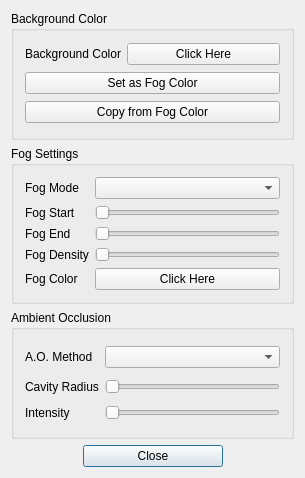
<?xml version="1.0" encoding="UTF-8"?>
<ui version="4.0">
 <class>dlg_lighting</class>
 <widget class="QDialog" name="dlg_lighting">
  <property name="geometry">
   <rect>
    <x>0</x>
    <y>0</y>
    <width>305</width>
    <height>478</height>
   </rect>
  </property>
  <property name="windowTitle">
   <string>Global Lighting Settings</string>
  </property>
  <layout class="QVBoxLayout" name="verticalLayout_2">
   <item>
    <widget class="QGroupBox" name="groupBoxBG">
     <property name="title">
      <string>Background Color</string>
     </property>
     <layout class="QGridLayout" name="gridLayout_3">
      <item row="0" column="0">
       <widget class="QLabel" name="textLabelBG1">
        <property name="text">
         <string>Background Color</string>
        </property>
        <property name="wordWrap">
         <bool>false</bool>
        </property>
       </widget>
      </item>
      <item row="0" column="1">
       <widget class="QPushButton" name="pushButtonBGColor">
        <property name="sizePolicy">
         <sizepolicy hsizetype="MinimumExpanding" vsizetype="Fixed">
          <horstretch>0</horstretch>
          <verstretch>0</verstretch>
         </sizepolicy>
        </property>
        <property name="text">
         <string>Click Here</string>
        </property>
       </widget>
      </item>
      <item row="1" column="0" colspan="2">
       <widget class="QPushButton" name="pushButtonBG2Fog">
        <property name="text">
         <string>Set as Fog Color</string>
        </property>
       </widget>
      </item>
      <item row="2" column="0" colspan="2">
       <widget class="QPushButton" name="pushButtonFog2BG">
        <property name="text">
         <string>Copy from Fog Color</string>
        </property>
       </widget>
      </item>
     </layout>
    </widget>
   </item>
   <item>
    <widget class="QGroupBox" name="groupBoxFog">
     <property name="title">
      <string>Fog Settings</string>
     </property>
     <layout class="QGridLayout" name="gridLayout">
      <item row="0" column="0">
       <widget class="QLabel" name="textLabelFog1">
        <property name="text">
         <string>Fog Mode</string>
        </property>
        <property name="wordWrap">
         <bool>false</bool>
        </property>
       </widget>
      </item>
      <item row="0" column="1">
       <widget class="QComboBox" name="comboBoxFogMode"/>
      </item>
      <item row="1" column="0">
       <widget class="QLabel" name="textLabelFog2">
        <property name="text">
         <string>Fog Start</string>
        </property>
        <property name="wordWrap">
         <bool>false</bool>
        </property>
       </widget>
      </item>
      <item row="1" column="1">
       <widget class="QSlider" name="sliderFogStart">
        <property name="maximum">
         <number>1000</number>
        </property>
        <property name="orientation">
         <enum>Qt::Horizontal</enum>
        </property>
       </widget>
      </item>
      <item row="2" column="0">
       <widget class="QLabel" name="textLabelFog3">
        <property name="text">
         <string>Fog End</string>
        </property>
        <property name="wordWrap">
         <bool>false</bool>
        </property>
       </widget>
      </item>
      <item row="2" column="1">
       <widget class="QSlider" name="sliderFogEnd">
        <property name="maximum">
         <number>1000</number>
        </property>
        <property name="orientation">
         <enum>Qt::Horizontal</enum>
        </property>
       </widget>
      </item>
      <item row="3" column="0">
       <widget class="QLabel" name="textLabelFog4">
        <property name="text">
         <string>Fog Density</string>
        </property>
        <property name="wordWrap">
         <bool>false</bool>
        </property>
       </widget>
      </item>
      <item row="3" column="1">
       <widget class="QSlider" name="sliderFogDensity">
        <property name="maximum">
         <number>1000</number>
        </property>
        <property name="orientation">
         <enum>Qt::Horizontal</enum>
        </property>
       </widget>
      </item>
      <item row="4" column="0">
       <widget class="QLabel" name="textLabelFog5">
        <property name="text">
         <string>Fog Color</string>
        </property>
        <property name="wordWrap">
         <bool>false</bool>
        </property>
       </widget>
      </item>
      <item row="4" column="1">
       <widget class="QPushButton" name="pushButtonFogColor">
        <property name="text">
         <string>Click Here</string>
        </property>
       </widget>
      </item>
     </layout>
    </widget>
   </item>
   <item>
    <widget class="QGroupBox" name="groupBoxAO">
     <property name="title">
      <string>Ambient Occlusion</string>
     </property>
     <layout class="QGridLayout" name="gridLayout_2">
      <item row="0" column="0">
       <widget class="QLabel" name="textLabelAO1">
        <property name="text">
         <string>A.O. Method</string>
        </property>
        <property name="wordWrap">
         <bool>false</bool>
        </property>
       </widget>
      </item>
      <item row="0" column="1">
       <widget class="QComboBox" name="comboBoxAOMethod"/>
      </item>
      <item row="1" column="0">
       <widget class="QLabel" name="textLabelAO2">
        <property name="text">
         <string>Cavity Radius</string>
        </property>
        <property name="wordWrap">
         <bool>false</bool>
        </property>
       </widget>
      </item>
      <item row="1" column="1">
       <widget class="QSlider" name="sliderAORadius">
        <property name="minimum">
         <number>1</number>
        </property>
        <property name="maximum">
         <number>1000</number>
        </property>
        <property name="orientation">
         <enum>Qt::Horizontal</enum>
        </property>
       </widget>
      </item>
      <item row="2" column="0">
       <widget class="QLabel" name="textLabelAO3">
        <property name="text">
         <string>Intensity</string>
        </property>
        <property name="wordWrap">
         <bool>false</bool>
        </property>
       </widget>
      </item>
      <item row="2" column="1">
       <widget class="QSlider" name="sliderAOIntensity">
        <property name="minimum">
         <number>1</number>
        </property>
        <property name="maximum">
         <number>1000</number>
        </property>
        <property name="orientation">
         <enum>Qt::Horizontal</enum>
        </property>
       </widget>
      </item>
     </layout>
    </widget>
   </item>
   <item>
    <layout class="QHBoxLayout" name="h2">
     <item>
      <spacer name="spacer1">
       <property name="orientation">
        <enum>Qt::Horizontal</enum>
       </property>
       <property name="sizeType">
        <enum>QSizePolicy::Expanding</enum>
       </property>
       <property name="sizeHint" stdset="0">
        <size>
         <width>239</width>
         <height>20</height>
        </size>
       </property>
      </spacer>
     </item>
     <item>
      <widget class="QPushButton" name="m_pOK_Button">
       <property name="minimumSize">
        <size>
         <width>140</width>
         <height>0</height>
        </size>
       </property>
       <property name="text">
        <string>Close</string>
       </property>
       <property name="default">
        <bool>true</bool>
       </property>
      </widget>
     </item>
     <item>
      <spacer name="spacer1_2">
       <property name="orientation">
        <enum>Qt::Horizontal</enum>
       </property>
       <property name="sizeType">
        <enum>QSizePolicy::Expanding</enum>
       </property>
       <property name="sizeHint" stdset="0">
        <size>
         <width>238</width>
         <height>20</height>
        </size>
       </property>
      </spacer>
     </item>
    </layout>
   </item>
  </layout>
 </widget>
 <layoutdefault spacing="6" margin="11"/>
 <pixmapfunction>qPixmapFromMimeSource</pixmapfunction>
 <tabstops>
  <tabstop>pushButtonBGColor</tabstop>
  <tabstop>sliderAORadius</tabstop>
  <tabstop>sliderAOIntensity</tabstop>
  <tabstop>m_pOK_Button</tabstop>
 </tabstops>
 <resources/>
 <connections>
  <connection>
   <sender>m_pOK_Button</sender>
   <signal>clicked()</signal>
   <receiver>dlg_lighting</receiver>
   <slot>hide()</slot>
   <hints>
    <hint type="sourcelabel">
     <x>174</x>
     <y>449</y>
    </hint>
    <hint type="destinationlabel">
     <x>170</x>
     <y>241</y>
    </hint>
   </hints>
  </connection>
 </connections>
</ui>
